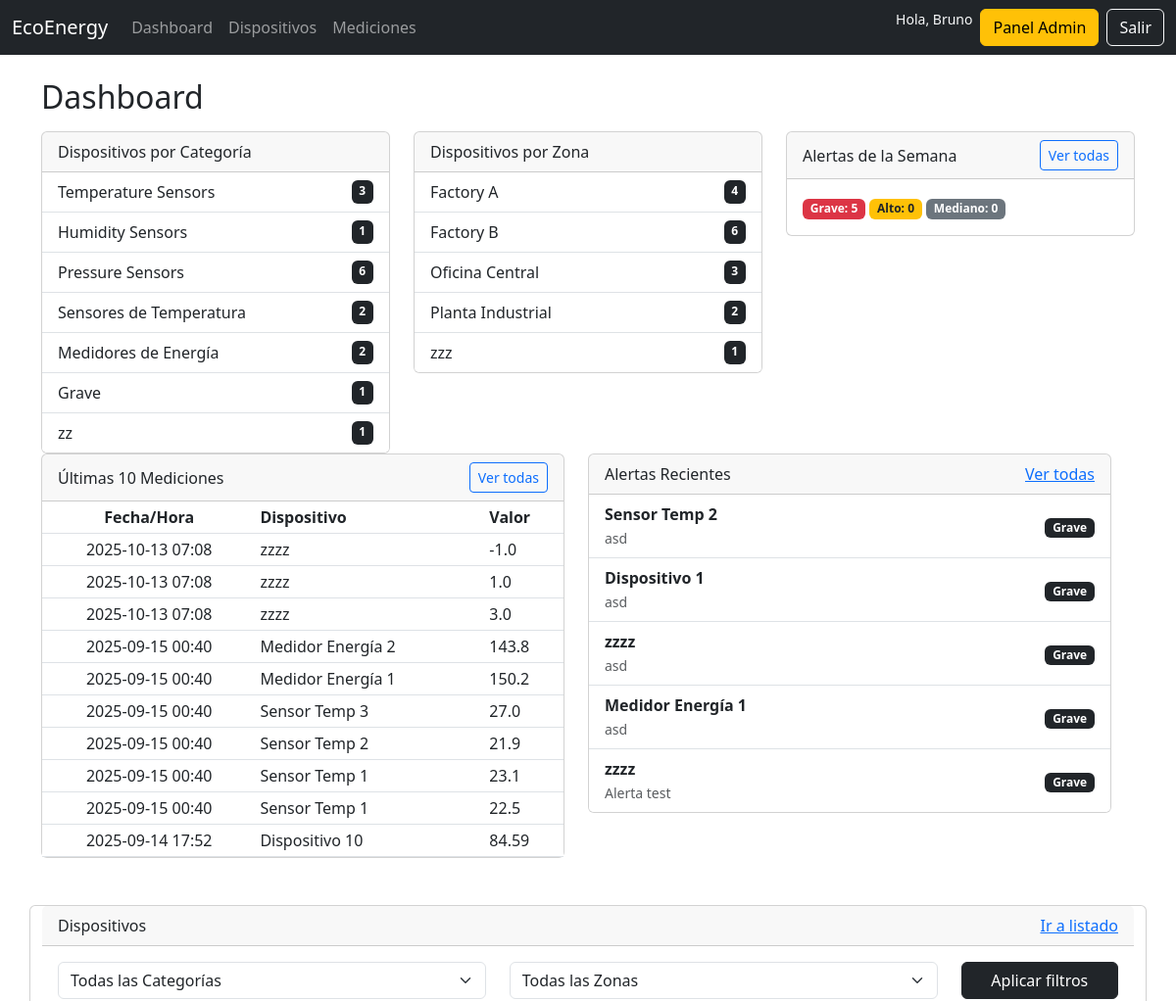
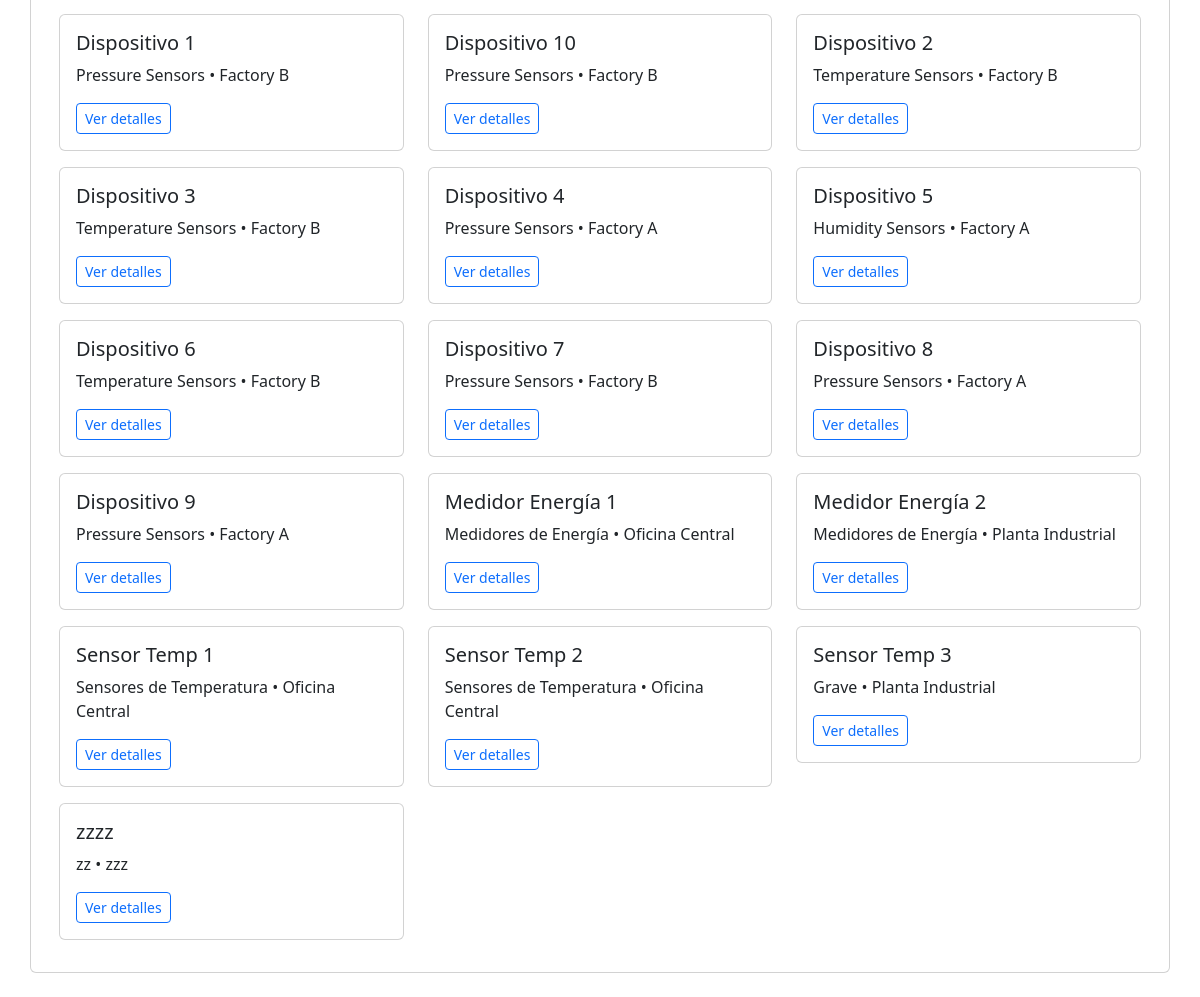
The app's page / (signed in) with its own data (2 pictures, top to bottom).
### core/models.py (models this page shows, shortened)
class Category(models.Model):
    name = models.CharField(max_length=100)
    organization = models.ForeignKey(Organization, on_delete=models.CASCADE)
    created_at = models.DateTimeField(auto_now_add=True)
    updated_at = models.DateTimeField(auto_now=True)
    deleted_at = models.DateTimeField(null=True, blank=True)

class Zone(models.Model):
    name = models.CharField(max_length=100)
    organization = models.ForeignKey(Organization, on_delete=models.CASCADE)
    created_at = models.DateTimeField(auto_now_add=True)
    updated_at = models.DateTimeField(auto_now=True)
    deleted_at = models.DateTimeField(null=True, blank=True)

class Measurement(models.Model):
    device = models.ForeignKey(Device, on_delete=models.CASCADE)
    value = models.FloatField()
    created_at = models.DateTimeField(auto_now_add=True)
    updated_at = models.DateTimeField(auto_now=True)
    deleted_at = models.DateTimeField(null=True, blank=True)
    class Meta:
        ordering = ("-created_at",)

class Device(models.Model):
    name = models.CharField(max_length=100)
    category = models.ForeignKey(Category, on_delete=models.CASCADE)
    zone = models.ForeignKey(Zone, on_delete=models.CASCADE)
    organization = models.ForeignKey(Organization, on_delete=models.CASCADE)
    created_at = models.DateTimeField(auto_now_add=True)
    updated_at = models.DateTimeField(auto_now=True)
    deleted_at = models.DateTimeField(null=True, blank=True)
    class Meta:
        constraints = [
            models.UniqueConstraint(fields=["organization", "name"], name="uniq_device_name_per_org"),
        ]
        ordering = ("name",)  # orden por defecto útil en admin/listas

class Alert(models.Model):
    PRIORITY_CHOICES = [
        ("grave", "Grave"),
        ("alto", "Alto"),
        ("medio", "Mediano"),
    ]
    device = models.ForeignKey("Device", on_delete=models.CASCADE)
    message = models.TextField()
    priority = models.CharField(max_length=10, choices=PRIORITY_CHOICES, default="medio")
    created_at = models.DateTimeField(auto_now_add=True)

### core/views.py (the view)
# urls.py: path("", views.dashboard, name="dashboard"),
@login_required
def dashboard(request):
    if not _require_org_or_redirect(request):
        return redirect("no_org")
    org = _user_org_or_none(request.user)
    categories = Category.objects.all()
    zones = Zone.objects.all()
    if org:
        categories = categories.filter(organization=org)
        zones = zones.filter(organization=org)
    devices_qs = Device.objects.select_related("category", "zone", "organization")
    if org:
        devices_qs = devices_qs.filter(organization=org)
    devices_by_category = {c.name: devices_qs.filter(category=c).count() for c in categories}
    devices_by_zone = {z.name: devices_qs.filter(zone=z).count() for z in zones}
    latest_measurements_qs = Measurement.objects.select_related("device").order_by("-created_at")
    if org:
        latest_measurements_qs = latest_measurements_qs.filter(device__organization=org)
    latest_measurements = latest_measurements_qs[:10]
    recent_alerts_qs = Alert.objects.select_related("device").order_by("-created_at")
    if org:
        recent_alerts_qs = recent_alerts_qs.filter(device__organization=org)
    recent_alerts = recent_alerts_qs[:5]
    now = timezone.now()
    week_ago = now - timedelta(days=7)
    weekly_alerts_qs = Alert.objects.filter(created_at__gte=week_ago)
    if org:
        weekly_alerts_qs = weekly_alerts_qs.filter(device__organization=org)
    grave_count = weekly_alerts_qs.filter(priority="grave").count()
    alto_count  = weekly_alerts_qs.filter(priority="alto").count()
    medio_count = weekly_alerts_qs.filter(priority="medio").count()
    category_id = request.GET.get("category")
    zone_id = request.GET.get("zone")
    devices = devices_qs
    if category_id and category_id != "all":
        devices = devices.filter(category_id=category_id)
    if zone_id and zone_id != "all":
        devices = devices.filter(zone_id=zone_id)
    context = {
        "devices_by_category": devices_by_category,
        "devices_by_zone": devices_by_zone,
        "latest_measurements": latest_measurements,
        "recent_alerts": recent_alerts,
        "grave_count": grave_count,
        "alto_count": alto_count,
        "medio_count": medio_count,
        "categories": categories,
        "zones": zones,
        "devices": devices,
    }
    return render(request, "core/dashboard.html", context)

### core/views.py (called while the page is built)
def _require_org_or_redirect(request):
    if request.user.is_superuser:
        return True
    return hasattr(request.user, "account") and request.user.account.organization is not None

def _user_org_or_none(user):
    if user.is_superuser:
        return None
    acc = getattr(user, "account", None)
    return acc.organization if acc else None

### core/templates/core/dashboard.html (shortened to what this page needs)
{% extends "base.html" %}
{% block content %}
<div class="container mt-4">
    <h2 class="mb-3">Dashboard</h2>
    <div class="row mb-4">
        <div class="col-md-4">
            <div class="card">
                <div class="card-header">Dispositivos por Categoría</div>
                <ul class="list-group list-group-flush">
                    {% for name, count in devices_by_category.items %}
                    <li class="list-group-item d-flex justify-content-between">
                        {{ name }} <span class="badge bg-dark">{{ count }}</span>
                    </li>
                    {% empty %}
                    <li class="list-group-item">No categories available</li>
                    {% endfor %}
                </ul>
            </div>
        </div>
        <div class="col-md-4">
            <div class="card">
                <div class="card-header">Dispositivos por Zona</div>
                <ul class="list-group list-group-flush">
                    {% for name, count in devices_by_zone.items %}
                    <li class="list-group-item d-flex justify-content-between">
                        {{ name }} <span class="badge bg-dark">{{ count }}</span>
                    </li>
                    {% empty %}
                    <li class="list-group-item">No zones available</li>
                    {% endfor %}
                </ul>
            </div>
        </div>
      <div class="col-md-4">
    <div class="card">
        <div class="card-header d-flex justify-content-between align-items-center">
            <span>Alertas de la Semana</span>
            <a href="{% url 'alerts_week' %}" class="btn btn-sm btn-outline-primary">Ver todas</a>
        </div>
        <div class="card-body">
            <span class="badge bg-danger">Grave: {{ grave_count }}</span>
            <span class="badge bg-warning text-dark">Alto: {{ alto_count }}</span>
            <span class="badge bg-secondary">Mediano: {{ medio_count }}</span>
        </div>
    </div>
</div>
    <div class="row mb-4">
        <div class="col-md-6">
            <div class="card">
                <div class="card-header d-flex justify-content-between align-items-center">
                    <span>Últimas 10 Mediciones</span>
                    <a href="{% url 'measurement_list' %}" class="btn btn-sm btn-outline-primary">Ver todas</a>
                </div>
                <table class="table table-sm mb-0">
                    <thead>
                        <tr>
                            <th class="text-center">Fecha/Hora</th>
                            <th>Dispositivo</th>
                            <th>Valor</th>
                        </tr>
                    </thead>
                    <tbody>
                        {% for m in latest_measurements %}
                        <tr>
                            <td class="text-center">{{ m.created_at|date:"Y-m-d H:i" }}</td>
                            <td>{{ m.device.name }}</td>
                            <td>{{ m.value }}</td>
                        </tr>
                        {% empty %}
                        <tr>
                            <td colspan="3">No measurements available</td>
                        </tr>
                        {% endfor %}
                    </tbody>
                </table>
            </div>
        </div>
        <div class="col-md-6">
            <div class="card">
                <div class="card-header d-flex justify-content-between">
                    <span>Alertas Recientes</span>
                    <a href="{% url 'alert_list' %}">Ver todas</a>
                </div>
                <ul class="list-group list-group-flush">
                    {% for a in recent_alerts %}
                    <li class="list-group-item d-flex justify-content-between align-items-center">
                        <div>
                            <strong>{{ a.device.name }}</strong><br>
                            <small class="text-muted">{{ a.message }}</small>
                        </div>
                        <div>
                            {% if a.priority == "grave" %}
                            <span class="badge bg-dark">Grave</span>
                            {% elif a.priority == "alto" %}
                            <span class="badge bg-secondary">Alto</span>
                            {% elif a.priority == "medio" %}
                            <span class="badge bg-light text-dark">Medio</span>
                            {% else %}
                            <span class="badge bg-light text-dark">{{ a.priority }}</span>
                            {% endif %}
                        </div>
                    </li>
                    {% empty %}
                    <li class="list-group-item">No alerts available</li>
                    {% endfor %}
                </ul>
            </div>
        </div>
    </div>
    <div class="card mt-4">
        <div class="card-header d-flex justify-content-between">
            <span>Dispositivos</span>
            <a href="{% url 'device_list' %}">Ir a listado</a>
        </div>
        <div class="card-body">
            <form method="get" class="row mb-3">
                <div class="col-md-5">
                    <select name="category" class="form-select">
                        <option value="all">Todas las Categorías</option>
                    </select>
                </div>
                <div class="col-md-5">
                    <select name="zone" class="form-select">
                        <option value="all">Todas las Zonas</option>
                    </select>
                </div>
                <div class="col-md-2">
                    <button type="submit" class="btn btn-dark w-100">Aplicar filtros</button>
                </div>
            </form>
            <div class="row">
                {% for d in devices %}
                <div class="col-md-4">
                    <div class="card mb-3">
                        <div class="card-body">
                            <h5 class="card-title">{{ d.name }}</h5>
                            <p class="card-text">{{ d.category.name }} • {{ d.zone.name }}</p>
                            <a href="{% url 'device_detail' d.id %}" class="btn btn-outline-primary btn-sm">Ver
                                detalles</a>
                        </div>
                    </div>
                </div>
                {% empty %}
                <p>No hay dispositivos disponibles</p>
                {% endfor %}
            </div>
        </div>
    </div>
</div>
{% endblock %}

### core/templates/base.html (shortened to what this page needs)
<!DOCTYPE html>
<html lang="en">
<head>
  <link href="https://cdn.jsdelivr.net/npm/bootstrap@5.3.0/dist/css/bootstrap.min.css" rel="stylesheet">
</head>
<body>
  <nav class="navbar navbar-expand-lg navbar-dark bg-dark">
    <div class="container-fluid">
      <a class="navbar-brand" href="{% url 'dashboard' %}">EcoEnergy</a>
      <div class="collapse navbar-collapse" id="navbarNav">
        <ul class="navbar-nav me-auto mb-2 mb-lg-0">
          <li class="nav-item">
            <a class="nav-link" href="{% url 'dashboard' %}">Dashboard</a>
          </li>
          <li class="nav-item">
            <a class="nav-link" href="{% url 'device_list' %}">Dispositivos</a>
          </li>
          <li class="nav-item">
            <a class="nav-link" href="{% url 'measurement_list' %}">Mediciones</a>
          </li>
        </ul>
        <div class="d-flex">
          {% if user.is_authenticated %}
            <span class="text-light me-2 small">Hola, {{ user.username }}</span>
            {% if user.is_staff %}
  <a href="/admin/" class="btn btn-warning me-2">Panel Admin</a>
{% endif %}
            <a href="{% url 'logout' %}" class="btn btn-outline-light">Salir</a>
          {% else %}
            <a href="{% url 'login' %}" class="btn btn-outline-light me-2">Iniciar sesión</a>
            <a href="{% url 'register' %}" class="btn btn-light">Registrarse</a>
          {% endif %}
        </div>
      </div>
    </div>
  </nav>
  <main>
    {% block content %}{% endblock %}
  </main>
</body>
</html>

### records on screen
Category: devices_by_category "Temperature Sensors"
Category: devices_by_category "Humidity Sensors"
Category: devices_by_category "Pressure Sensors"
Category: devices_by_category "Sensores de Temperatura"
Category: devices_by_category "Medidores de Energía"
Category: devices_by_category "Grave"
Category: devices_by_category "zz"
Zone: devices_by_zone "Factory A"
Zone: devices_by_zone "Factory B"
Zone: devices_by_zone "Oficina Central"
Zone: devices_by_zone "Planta Industrial"
Zone: devices_by_zone "zzz"
Measurement: created_at "2025-10-13 07:08", device.name "zzzz", value "-1.0"
Measurement: created_at "2025-10-13 07:08", device.name "zzzz", value "1.0"
Measurement: created_at "2025-10-13 07:08", device.name "zzzz", value "3.0"
Measurement: created_at "2025-09-15 00:40", device.name "Medidor Energía 2", value "143.8"
Measurement: created_at "2025-09-15 00:40", device.name "Medidor Energía 1", value "150.2"
Measurement: created_at "2025-09-15 00:40", device.name "Sensor Temp 3", value "27.0"
Measurement: created_at "2025-09-15 00:40", device.name "Sensor Temp 2", value "21.9"
Measurement: created_at "2025-09-15 00:40", device.name "Sensor Temp 1", value "23.1"
Measurement: created_at "2025-09-15 00:40", device.name "Sensor Temp 1", value "22.5"
Measurement: created_at "2025-09-14 17:52", device.name "Dispositivo 10", value "84.59"
Alert: device.name "Sensor Temp 2", message "asd", priority "Grave"
Alert: device.name "Dispositivo 1", message "asd", priority "Grave"
Alert: device.name "zzzz", message "asd", priority "Grave"
Alert: device.name "Medidor Energía 1", message "asd", priority "Grave"
Alert: device.name "zzzz", message "Alerta test", priority "Grave"
Device: name "Dispositivo 1", category.name "Pressure Sensors", zone.name "Factory B"
Device: name "Dispositivo 10", category.name "Pressure Sensors", zone.name "Factory B"
Device: name "Dispositivo 2", category.name "Temperature Sensors", zone.name "Factory B"
Device: name "Dispositivo 3", category.name "Temperature Sensors", zone.name "Factory B"
Device: name "Dispositivo 4", category.name "Pressure Sensors", zone.name "Factory A"
Device: name "Dispositivo 5", category.name "Humidity Sensors", zone.name "Factory A"
Device: name "Dispositivo 6", category.name "Temperature Sensors", zone.name "Factory B"
Device: name "Dispositivo 7", category.name "Pressure Sensors", zone.name "Factory B"
Device: name "Dispositivo 8", category.name "Pressure Sensors", zone.name "Factory A"
Device: name "Dispositivo 9", category.name "Pressure Sensors", zone.name "Factory A"
Device: name "Medidor Energía 1", category.name "Medidores de Energía", zone.name "Oficina Central"
Device: name "Medidor Energía 2", category.name "Medidores de Energía", zone.name "Planta Industrial"
Device: name "Sensor Temp 1", category.name "Sensores de Temperatura", zone.name "Oficina Central"
Device: name "Sensor Temp 2", category.name "Sensores de Temperatura", zone.name "Oficina Central"
Device: name "Sensor Temp 3", category.name "Grave", zone.name "Planta Industrial"
Device: name "zzzz", category.name "zz", zone.name "zzz"

### other values on screen
{{ user.username }} "Bruno"
{{ count }} "3" "1" "6" "2" "2" "1" "1"
{{ count }} "4" "6" "3" "2" "1"
{{ grave_count }} "5"
{{ alto_count }} "0"
{{ medio_count }} "0"
